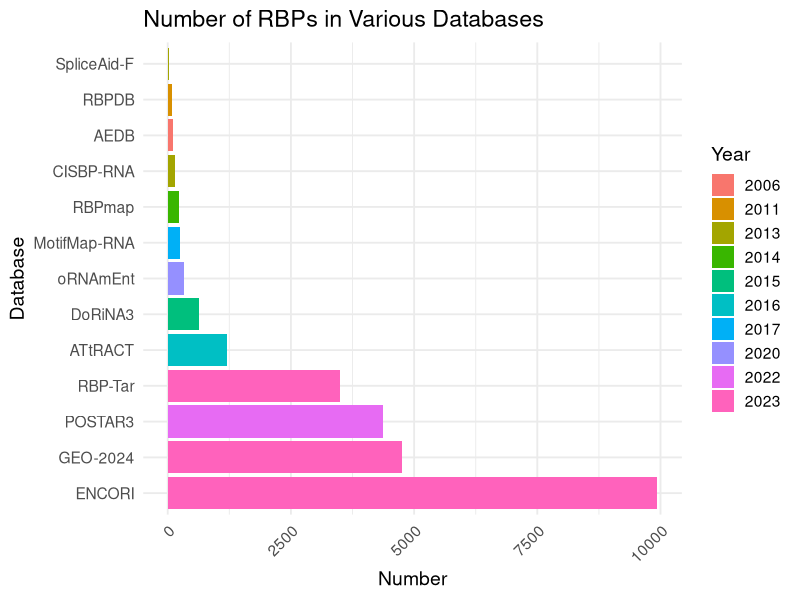

This figure's R source:

# Load necessary libraries
library(ggplot2)

# Create the data frame
data <- data.frame(
  Years = c(2006, 2011, 2013, 2013, 2014, 2015, 2016, 2017, 2020, 2022, 2023, 2023, 2023),
  Database = c("AEDB", "RBPDB", "SpliceAid-F", "CISBP-RNA", "RBPmap", "DoRiNA3", "ATtRACT", 
               "MotifMap-RNA", "oRNAmEnt", "POSTAR3", "ENCORI", "RBP-Tar", "GEO-2024"),
  Number = c(108, 91, 18, 153, 223, 638, 1195, 244, 340, 4374, 9937, 3497, 4744)
)

# Generate the bar plot
ggplot(data, aes(x = reorder(Database, -Number), y = Number, fill = as.factor(Years))) +
  geom_bar(stat = "identity") +
  labs(title = "Number of RBPs in Various Databases", x = "Database", y = "Number") +
  theme_minimal(base_size = 14) +
  theme(axis.text.x = element_text(angle = 45, hjust = 1)) +
  scale_fill_discrete(name = "Year") +
  coord_flip()
